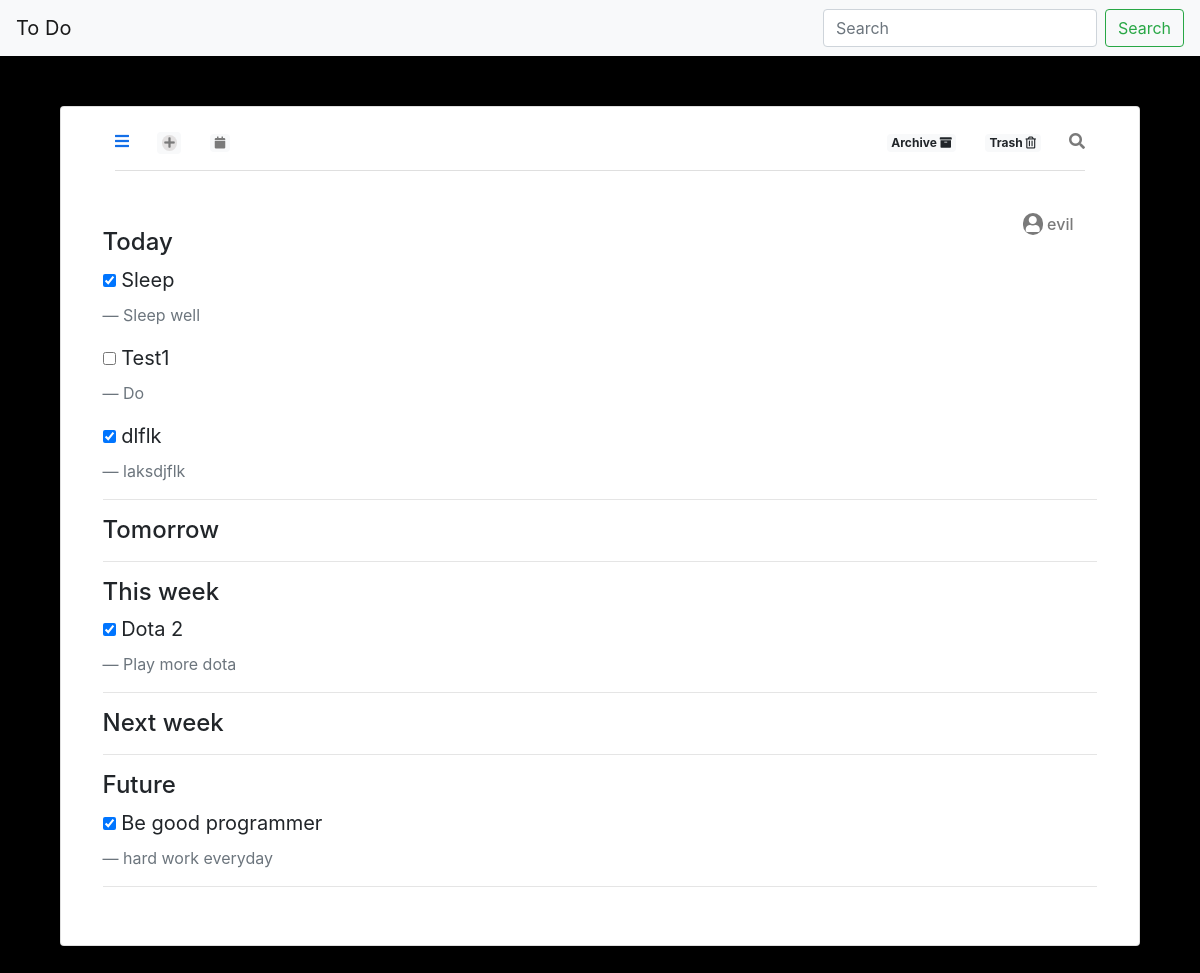
The app's page /note/trash/ (signed in) with its own data.
### notes/models.py (models this page shows)
class Users_notes(models.Model):
	user = models.OneToOneField(User, on_delete = models.CASCADE)
	notes = models.ManyToManyField(ToDoList_data, blank = True)

class ToDoList_data(models.Model):
	title = models.TextField()
	text = models.TextField()
	when = models.CharField(max_length = 20, choices = WHEN, default = 'Today')
	date_created = models.DateTimeField()
	done = models.BooleanField(default = False)
	archive = models.BooleanField(default = False)
	deleted = models.BooleanField(default = False)
	user = models.ForeignKey(User, on_delete = models.CASCADE)

### notes/views.py (the view)
# urls.py: path('trash/', note_view.Trash.as_view(), name = 'Trash_view'),
class Trash(TemplateView):
	model = Users_notes
	template_name = "notes/trash.html"
	def get_context_data(self, **kwargs):
		context = super().get_context_data(**kwargs)
		context['data'] = Users_notes.objects.get(user = self.request.user)
		context['sort_by_when'] = ['Today', 'Tomorrow', 'This week', 'Next week', 'Future']
		return context

### templates/notes/trash.html
{% include '../include/header.html' %}
            <div class="card-body">
                <span class = "float-right">
                    <i class = "fas fa-user"></i>
                    <span class = "mr-4">{{ data.user }}</span>
                </span>
                {% for time in sort_by_when %}
                    <p>
                        <h4> {{ time }}</h4>
                        {% for datas in data.user.users_notes.notes.all %}
                            {% if time == datas.get_when_display and datas.deleted == True %}
                                <blockquote class="blockquote">
                                    <p class="mb-0">
                                        <input type = "checkbox" value = "{{ datas.id }}" id = "{{ datas.id }}" {% if datas.done == True %} checked {% endif %}>
                                        <label for = "{{ datas.id }}">{{ datas.title }}</label>
                                    </p>
                                    <footer class="blockquote-footer">{{ datas.text }}</footer>
                                </blockquote>
                            {% endif %}
                        {% endfor %}
                    </p>
                    <hr>
                {% endfor %}
            </div>
        </div>
    </div>
</body>
</html>

### templates/include/header.html (shortened to what this page needs)
{% load static %}
<!DOCTYPE html>
<html>
<head>
    <link rel="stylesheet" href="https://stackpath.bootstrapcdn.com/bootstrap/4.4.1/css/bootstrap.min.css">
    <link rel="stylesheet" href="{% static 'css/all.min.css' %}">
    <link rel="stylesheet" href="{% static 'css/style.css' %}">
</head>
<body>
    <nav class="navbar navbar-light bg-light">
        <a href = "/" class="navbar-brand">To Do</a>
        <form class="form-inline">
            <input class="form-control mr-sm-2" type="search" placeholder="Search" aria-label="Search">
            <button class="btn btn-outline-success my-2 my-sm-0" type="submit">Search</button>
        </form>
    </nav>
    <div class="page">
        <div class="card">
            <div class="card-header">
                <p>
                    <i class="fa fa-bars"></i>
                    <a href = "/note/new_note" class = "badge badge-light ml-4">
                        <i class="fas fa-plus"></i>
                    </a>
                    <a href = "#" class = "badge badge-light ml-4">
                        <i class="fas fa-calendar" aria-hidden="true"></i>
                    </a>
                    <span class="float-right">
                        <a href = "/note/archive" class="badge badge-light mr-4">
                            Archive
                            <i class="fas fa-archive"></i>
                        </a>
                        <a href = "/note/trash" class="badge badge-light mr-4">
                            Trash
                            <i class = "far fa-trash-alt"></i>
                        </a>
                        <i class="fa fa-search" aria-hidden="true"></i>
                    </span>
                </p>
            </div>

### static/css/style.css (style rules this page uses)
body { background-color: #000 }
.card { width: 90%; margin: auto }
.page { margin-top: 50px; margin-bottom: 50px }
.float-right { color: #7a7a7a; font-weight: 450 }
.fa-calendar, .fa-circle-thin, .fa-star { color: #7a7a7a }
.fa-plus { display: inline-block; border-radius: 25px; background-color: #e3e1e1; color: #7a7a7a; size: 10px; padding: 2px }
.fa-thumb-tack, .fa-exchange, .fa-user { background-color: #7a7a7a; color: white; display: inline-block; border-radius: 25px; padding: 3px }
.card-body { margin: 2% }
.card-header { margin-left: 5%; margin-right: 5%; background-color: white !important; padding: 0px; margin-top: 2% }
.fa-bars { color: #136fe8 }

### records on screen
Users_notes: user "evil"
ToDoList_data: done "☑", title "Sleep", text "Sleep well"
ToDoList_data: title "Test1", text "Do"
ToDoList_data: done "☑", title "dlflk", text "laksdjflk"
ToDoList_data: done "☑", title "Dota 2", text "Play more dota"
ToDoList_data: done "☑", title "Be good programmer", text "hard work everyday"

### other values on screen
{{ time }} "Today" "Tomorrow" "This week" "Next week" "Future"
